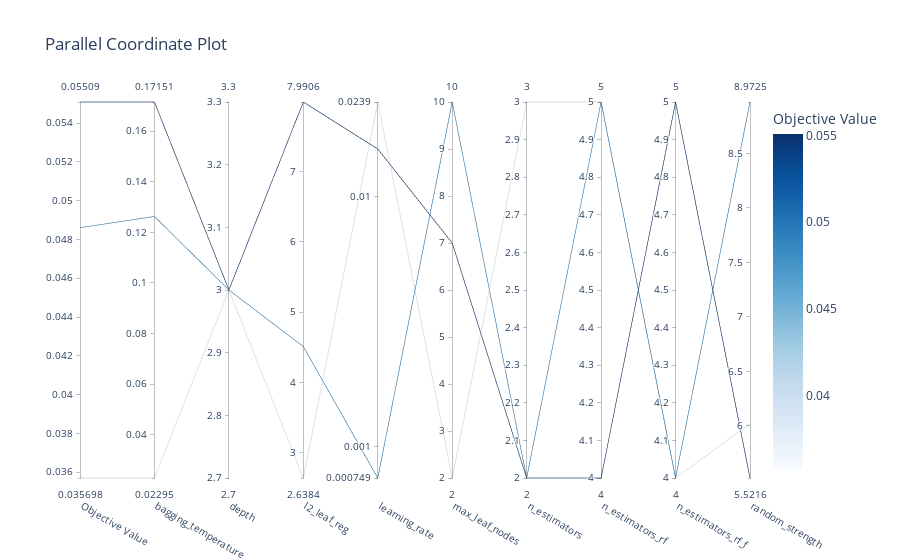

Source (notebook cell):
### Code cell
# Plot parallel_coordinate
vis.plot_parallel_coordinate(study)

### Figure 1 — Plotly figure (JSON) as saved in the notebook; plotly's stock layout.template omitted (floating-point values rounded to 4 significant figures)
{"data": [{"dimensions": [{"label": "Objective Value", "range": [0.0357, 0.05509], "values": [0.05509, 0.0357, 0.04861]}, {"label": "bagging_temperature", "range": [0.02295, 0.1715], "values": [0.1715, 0.02295, 0.1263]}, {"label": "depth", "range": [3, 3], "values": [3, 3, 3]}, {"label": "l2_leaf_reg", "range": [2.638, 7.991], "values": [7.991, 2.638, 4.509]}, {"label": "learning_rate", "range": [-3.125, -1.622], "ticktext": ["0.000749", "0.001", "0.01", "0.0239"], "tickvals": [-3.125, -3, -2, -1.622], "values": [-1.81, -1.622, -3.125]}, {"label": "max_leaf_nodes", "range": [2, 10], "values": [7, 2, 10]}, {"label": "n_estimators", "range": [2, 3], "values": [2, 3, 2]}, {"label": "n_estimators_rf", "range": [4, 5], "values": [4, 5, 5]}, {"label": "n_estimators_rf_f", "range": [4, 5], "values": [5, 4, 4]}, {"label": "random_strength", "range": [5.522, 8.972], "values": [5.522, 6.021, 8.972]}], "labelangle": 30, "labelside": "bottom", "line": {"color": [0.05509, 0.0357, 0.04861], "colorbar": {"title": {"text": "Objective Value"}}, "colorscale": [[0, "rgb(247,251,255)"], [0.125, "rgb(222,235,247)"], [0.25, "rgb(198,219,239)"], [0.375, "rgb(158,202,225)"], [0.5, "rgb(107,174,214)"], [0.625, "rgb(66,146,198)"], [0.75, "rgb(33,113,181)"], [0.875, "rgb(8,81,156)"], [1, "rgb(8,48,107)"]], "reversescale": false, "showscale": true}, "type": "parcoords"}], "layout": {"title": {"text": "Parallel Coordinate Plot"}}}
